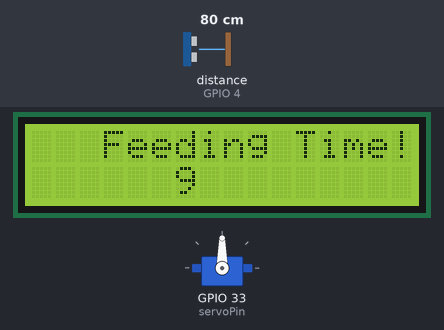
Bench run of a sketch on a simulated ESP32. On the bench: servo, 16×2 character LCD. Wiring (inferred from the names in the program): ultrasonic range finder: trigger GPIO 3; echo GPIO 4. The inputs (shaded band) are chosen by the test bench; at power-on: distance to the obstacle (sensor on GPIO 4) 80 cm. The echo pulse lasts 58.3 µs per cm; what the sketch prints to the serial monitor is not drawn.

Above: at 1.2 s.
1.3 s: distance to the obstacle (sensor on GPIO 4) set to 4 cm
At 3.1 s:
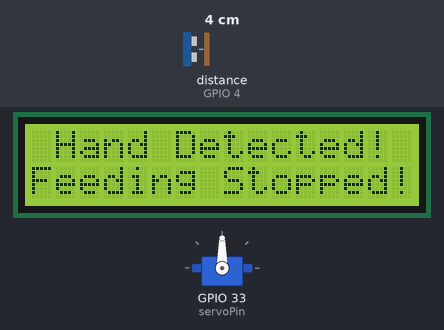
5.6 s: distance to the obstacle (sensor on GPIO 4) set to 2 cm
At 6.5 s:
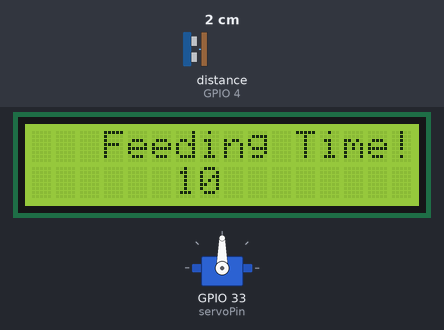
10.2 s: distance to the obstacle (sensor on GPIO 4) set to 9 cm
At 14.0 s:
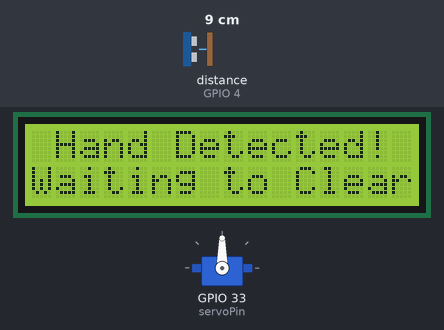
14.3 s: distance to the obstacle (sensor on GPIO 4) set to 18 cm
At 25.77 s:
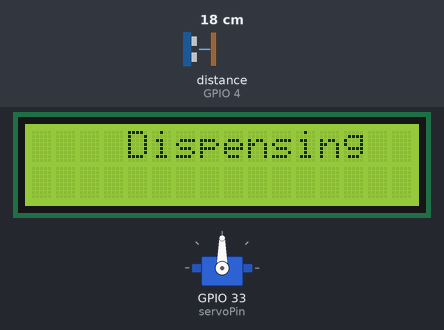
Timing chart, 0 to 27.5 s (numbered marks = the images above; inputs shaded):
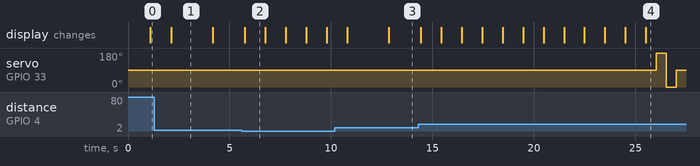

The sketch:

stm32_fish_feeder.ino
```cpp
#include <Servo.h>
#include <Wire.h>
#include <LiquidCrystal_I2C.h>

// Initialize Servo
Servo myservo;
const int servoPin = A5; // D9 on Nucleo-F429ZI

// Ultrasonic sensor pins
const int trigPin = D2;
const int echoPin = D3;

// Initialize LCD
LiquidCrystal_I2C lcd(0x27, 16, 2);

// Function to get distance
int getDistance() {
  digitalWrite(trigPin, LOW);
  delayMicroseconds(2);
  digitalWrite(trigPin, HIGH);
  delayMicroseconds(10);
  digitalWrite(trigPin, LOW);

  long duration = pulseIn(echoPin, HIGH, 20000);  // Timeout: 20ms
  int distance = duration * 0.034 / 2;
  return distance;
}

void setup() {
  Serial.begin(9600);
  myservo.attach(servoPin);

  lcd.init();
  lcd.backlight();

  pinMode(trigPin, OUTPUT);
  pinMode(echoPin, INPUT);
}

void loop() {
  int distance = getDistance();
  Serial.print("Distance: ");
  Serial.println(distance);

  // Wait until no hand is nearby (safe zone >10 cm)
  if (distance > 10 || distance <= 2) {
    lcd.clear();
    lcd.setCursor(3, 0);
    lcd.print("Feeding Time!");

    // Countdown before feeding
    for (int i = 10; i >= 0; i--) {
      distance = getDistance();  // Check hand again
      if (distance <= 10 && distance > 2) {
        lcd.clear();
        lcd.setCursor(1, 0);
        lcd.print("Hand Detected!");
        lcd.setCursor(0, 1);
        lcd.print("Feeding Stopped!");
        delay(2000);
        return; // Exit loop early
      }

      lcd.setCursor(6, 1);
      lcd.print("   ");  // Clear previous
      lcd.setCursor(6, 1);
      lcd.print(i);
      delay(1000);
    }

    lcd.clear();
    lcd.setCursor(4, 0);
    lcd.print("Dispensing");

    // Servo movement, checking for hand every loop
    for (int j = 0; j < 3; j++) {
      distance = getDistance();
      if (distance <= 10 && distance > 2) {
        lcd.clear();
        lcd.setCursor(1, 0);
        lcd.print("Hand Detected!");
        lcd.setCursor(0, 1);
        lcd.print("Stopped Mid-Feed");
        myservo.write(0);  // Reset servo
        delay(2000);
        return;
      }

      myservo.write(90);
      delay(500);
      myservo.write(180);
      delay(500);
      myservo.write(0);
      delay(500);
    }

    lcd.clear();
    lcd.setCursor(5, 0);
    lcd.print("Done! :)");
    delay(5000); // Pause before next loop

  } else {
    // Hand too close, don't feed
    lcd.clear();
    lcd.setCursor(1, 0);
    lcd.print("Hand Detected!");
    lcd.setCursor(0, 1);
    lcd.print("Waiting to Clear");
    delay(500);
  }
}
```

Measured:
- the behaviour switches between 4 and 3 cm on distance to the obstacle (sensor on GPIO 4) (found by bisection; images 1 and 2)
- after the input at 1.3 s, the display: changes after 0.84 s (image 1)
- after the input at 5.6 s, the display: changes after 0.16 s (image 2)
- after the input at 10.2 s, the display: first changes after 0.62 s (image 3 shows a later state)
- after the input at 14.3 s, servo on GPIO 33 (servoPin): 90° → 180° after 11.7 s, → 0° 0.50 s later, → 90° 0.50 s later; the display: first changes after 0.14 s (image 4 shows a later state)
- what the display in image 1 shows lasts 2.1 s, from 2.1 s to 4.2 s
- what the display in image 2 shows lasts 1.0 s, from 5.8 s to 6.8 s
